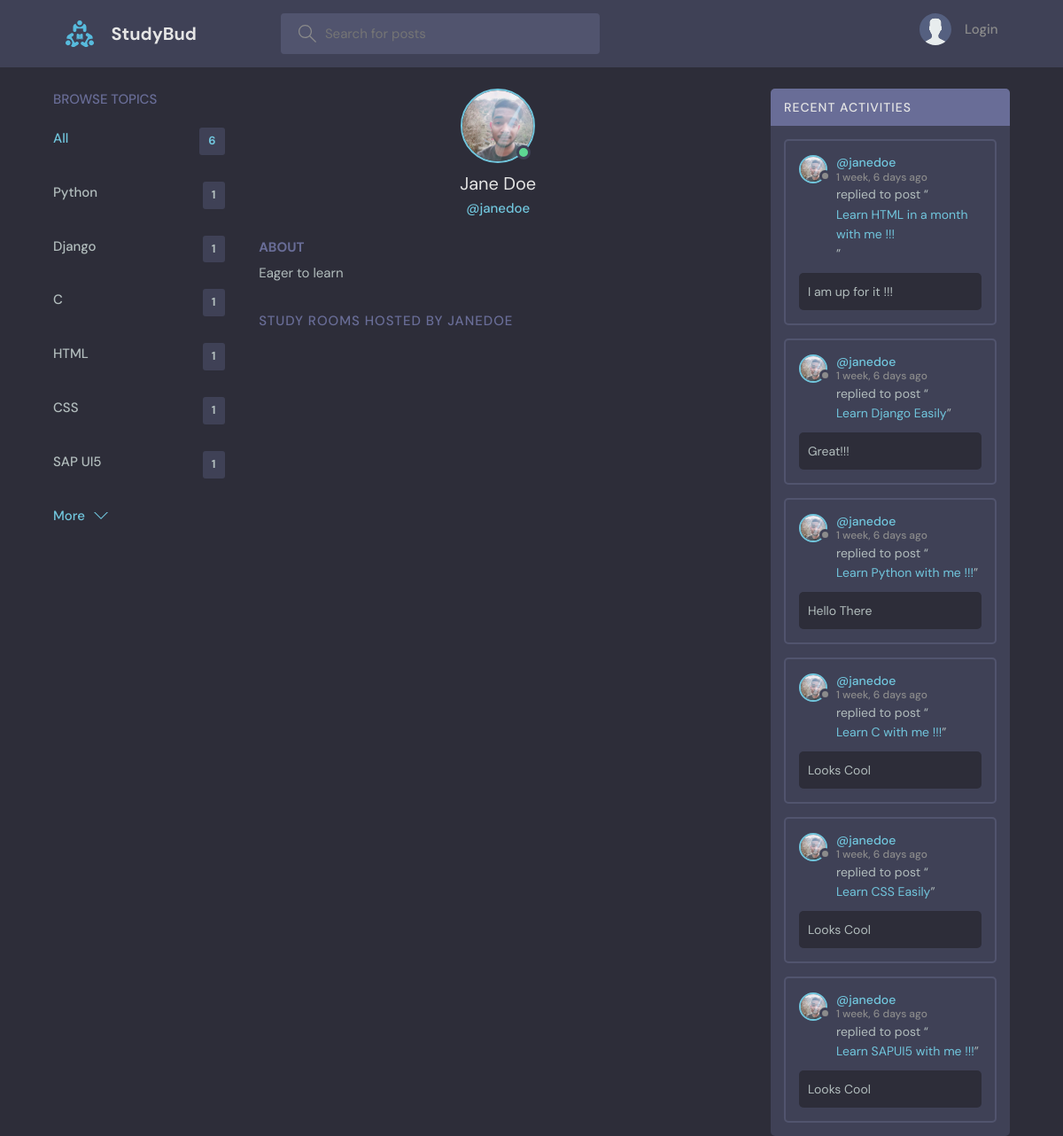
The app's page /profile/2/ with its own data.
### base/models.py (models this page shows, shortened)
class Topic(models.Model):
    name = models.CharField(max_length=200)

class User(AbstractUser):
    name = models.CharField(max_length=200, null=True)
    email = models.EmailField(unique=True, null=True)
    bio = models.TextField(null=True)
    avatar = models.ImageField(null=True, default="avatar.svg")
    USERNAME_FIELD = 'email'
    REQUIRED_FIELDS = []

class Message(models.Model):
    user = models.ForeignKey(User, on_delete=models.CASCADE)
    room = models.ForeignKey(Room, on_delete=models.CASCADE)
    body = models.TextField()
    updated = models.DateTimeField(auto_now=True)
    created = models.DateTimeField(auto_now_add=True)
    class Meta:
        ordering = ['-updated', '-created']

class Room(models.Model):
    host = models.ForeignKey(User, on_delete=models.SET_NULL, null=True)
    topic = models.ForeignKey(Topic, on_delete=models.SET_NULL, null=True)
    name = models.CharField(max_length=200)
    description = models.TextField(null=True, blank=True)
    participants = models.ManyToManyField(
        User, related_name='participants', blank=True)
    updated = models.DateTimeField(auto_now=True)
    created = models.DateTimeField(auto_now_add=True)
    class Meta:
        ordering = ['-updated', '-created']
    def __str__(self):
        return self.name

### base/views.py (the view)
# urls.py: path('profile/<str:pk>/', views.userProfile, name="user-profile"),
def userProfile(request, pk):
    user = User.objects.get(id=pk)
    rooms = user.room_set.all()
    room_messages = user.message_set.all()
    topics = Topic.objects.all()
    context = {'user': user, 'rooms': rooms,
               'room_messages': room_messages, 'topics': topics}
    return render(request, 'base/profile.html', context)

### base/templates/base/profile.html (shortened to what this page needs)
{% extends 'main.html' %}
{% block content %}
<main class="profile-page layout layout--3">
  <div class="container">
    {% include 'base/topics_component.html' %}
    <div class="roomList">
      <div class="profile">
        <div class="profile__avatar">
          <div class="avatar avatar--large active">
            <img src="{{user.avatar.url}}" />
          </div>
        </div>
        <div class="profile__info">
          <h3>{{user.name}}</h3>
          <p>@{{user.username}}</p>
        </div>
        <div class="profile__about">
          <h3>About</h3>
          <p>
            {{user.bio}}
          </p>
        </div>
      </div>
      <div class="roomList__header">
        <div>
          <h2>Study Rooms Hosted by {{user.username}}</a>
          </h2>
        </div>
      </div>
    </div>
    {% include 'base/activity_component.html' %}
  </div>
</main>
{% endblock content %}

### templates/main.html (shortened to what this page needs)
<!DOCTYPE html>
{% load static %}
<html lang="en">
<head>
    <link rel="stylesheet" href="{% static 'styles/style.css' %}" />
</head>
<body>
    {% include 'navbar.html' %}
    {% block content %}
    {% endblock %}
</body>
</html>

### templates/navbar.html (shortened to what this page needs)
{% load static %}
<header class="header header--loggedIn">
    <div class="container">
        <a href="{% url 'home' %}" class="header__logo">
            <img src="{% static 'images/logo.svg' %}" />
            <h1>StudyBud</h1>
        </a>
        <form class="header__search" method="GET" action="{% url 'home' %}">
            <label>
                <input name="q" placeholder="Search for posts" />
            </label>
        </form>
        <nav class="header__menu">
            {% if request.user.is_authenticated %}
            <div class="header__user">
                <a href="{% url 'user-profile' user.id  %}">
                    <div class="avatar avatar--medium active">
                        <img src="{{request.user.avatar.url}}" />
                    </div>
                    <p>{{request.user.username}} <span>@{{request.user.username}}</span></p>
                </a>
                <button class="dropdown-button">
                    <svg version="1.1" xmlns="http://www.w3.org/2000/svg" width="32" height="32" viewBox="0 0 32 32">
                        <title>chevron-down</title>
                        <path d="M16 21l-13-13h-3l16 16 16-16h-3l-13 13z"></path>
                    </svg>
                </button>
            </div>
            {% else %}
            <a href="{% url 'login' %}">
                <img src="{% static 'images/avatar.svg' %}" />
                <p>Login</p>
            </a>
            {% endif %}
        </nav>
    </div>
</header>

### base/templates/base/topics_component.html
<div class="topics">
    <div class="topics__header">
        <h2>Browse Topics</h2>
    </div>
    <ul class="topics__list">
        <li>
            <a href="{% url 'home' %}" class="active">All <span>{{topics.count}}</span></a>
        </li>
        {% for topic in topics %}
        <li>
            <a href="{% url 'home' %}?q={{topic.name}}">{{topic.name}}<span>{{topic.room_set.all.count}}</span></a>
        </li>
        {% endfor %}
        <a class="btn btn--link" href="{% url 'topics' %}">
            More
            <svg version="1.1" xmlns="http://www.w3.org/2000/svg" width="32" height="32" viewBox="0 0 32 32">
                <title>chevron-down</title>
                <path d="M16 21l-13-13h-3l16 16 16-16h-3l-13 13z"></path>
            </svg>
        </a>
</div>

### base/templates/base/activity_component.html (shortened to what this page needs)
<div class="activities">
    <div class="activities__header">
        <h2>Recent Activities</h2>
    </div>
    {% for message in room_messages %}
    <div class="activities__box">
        <div class="activities__boxHeader roomListRoom__header">
            <a href="{% url 'user-profile' message.user.id %}" class="roomListRoom__author">
                <div class="avatar avatar--small">
                    <img src="{{message.user.avatar.url}}" />
                </div>
                <p>
                    @{{message.user.username}}
                    <span>{{message.created|timesince}} ago</span>
                </p>
            </a>
        </div>
        <div class="activities__boxContent">
            <p>replied to post “<a href="{% url 'room' message.room.id %}">{{message.room}}</a>”</p>
            <div class="activities__boxRoomContent">{{message.body}}</div>
        </div>
    </div>
    {% endfor %}
</div>

### records on screen
Topic: name "Python", room_set.all.count "1"
Topic: name "Django", room_set.all.count "1"
Topic: name "C", room_set.all.count "1"
Topic: name "HTML", room_set.all.count "1"
Topic: name "CSS", room_set.all.count "1"
Topic: name "SAP UI5", room_set.all.count "1"
User: avatar (picture), name "Jane Doe", username "janedoe", bio "Eager to learn", username "JANEDOE"
Message: user.avatar (picture), user.username "janedoe", created "1 week, 6 days", room "Learn HTML in a month with me !!!", body "I am up for it !!!"
Message: user.avatar (picture), user.username "janedoe", created "1 week, 6 days", room "Learn Django Easily", body "Great!!!"
Message: user.avatar (picture), user.username "janedoe", created "1 week, 6 days", room "Learn Python with me !!!", body "Hello There"
Message: user.avatar (picture), user.username "janedoe", created "1 week, 6 days", room "Learn C with me !!!", body "Looks Cool"
Message: user.avatar (picture), user.username "janedoe", created "1 week, 6 days", room "Learn CSS Easily", body "Looks Cool"
Message: user.avatar (picture), user.username "janedoe", created "1 week, 6 days", room "Learn SAPUI5 with me !!!", body "Looks Cool"

### other values on screen
{{ topics.count }} "6"
